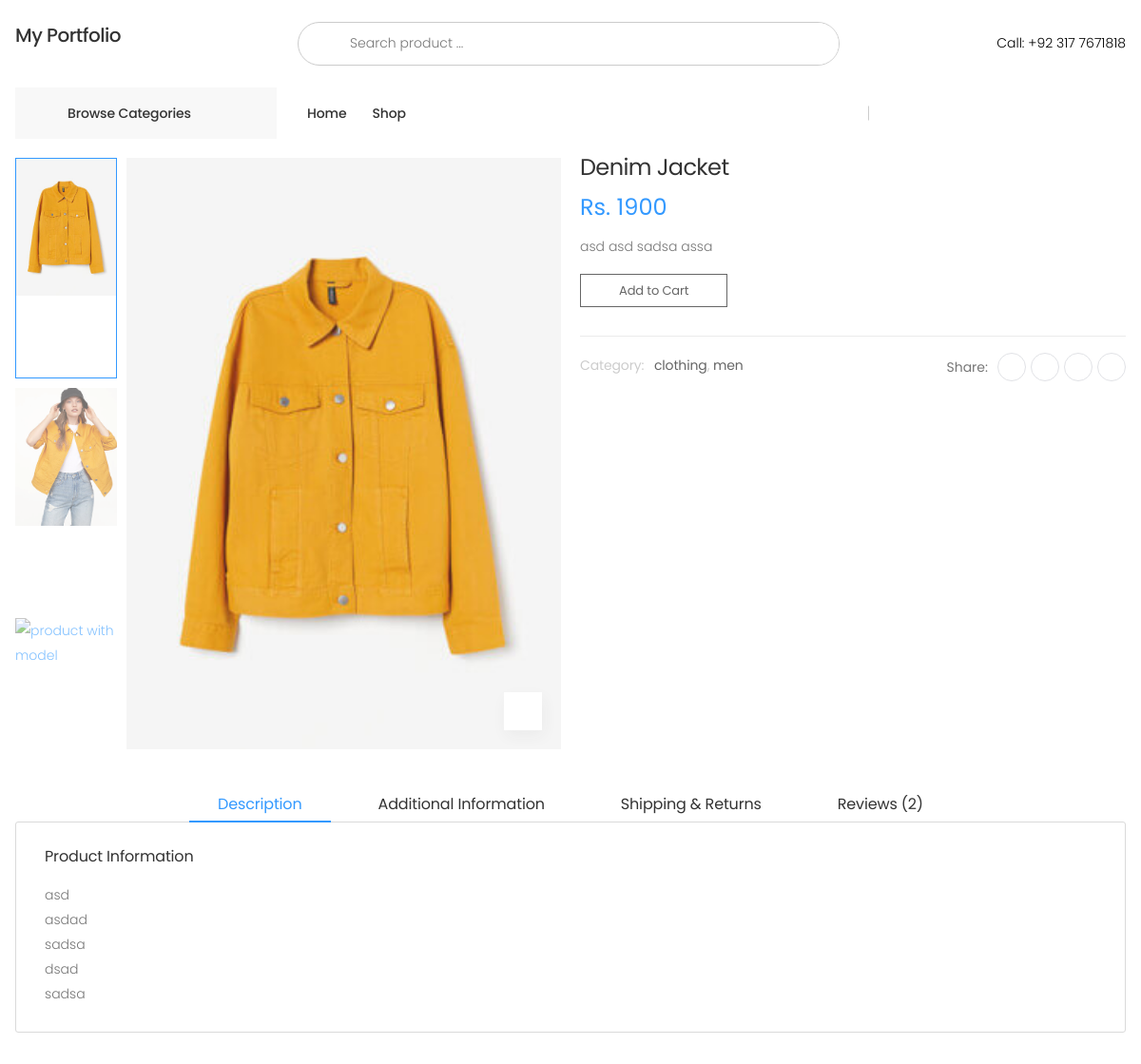
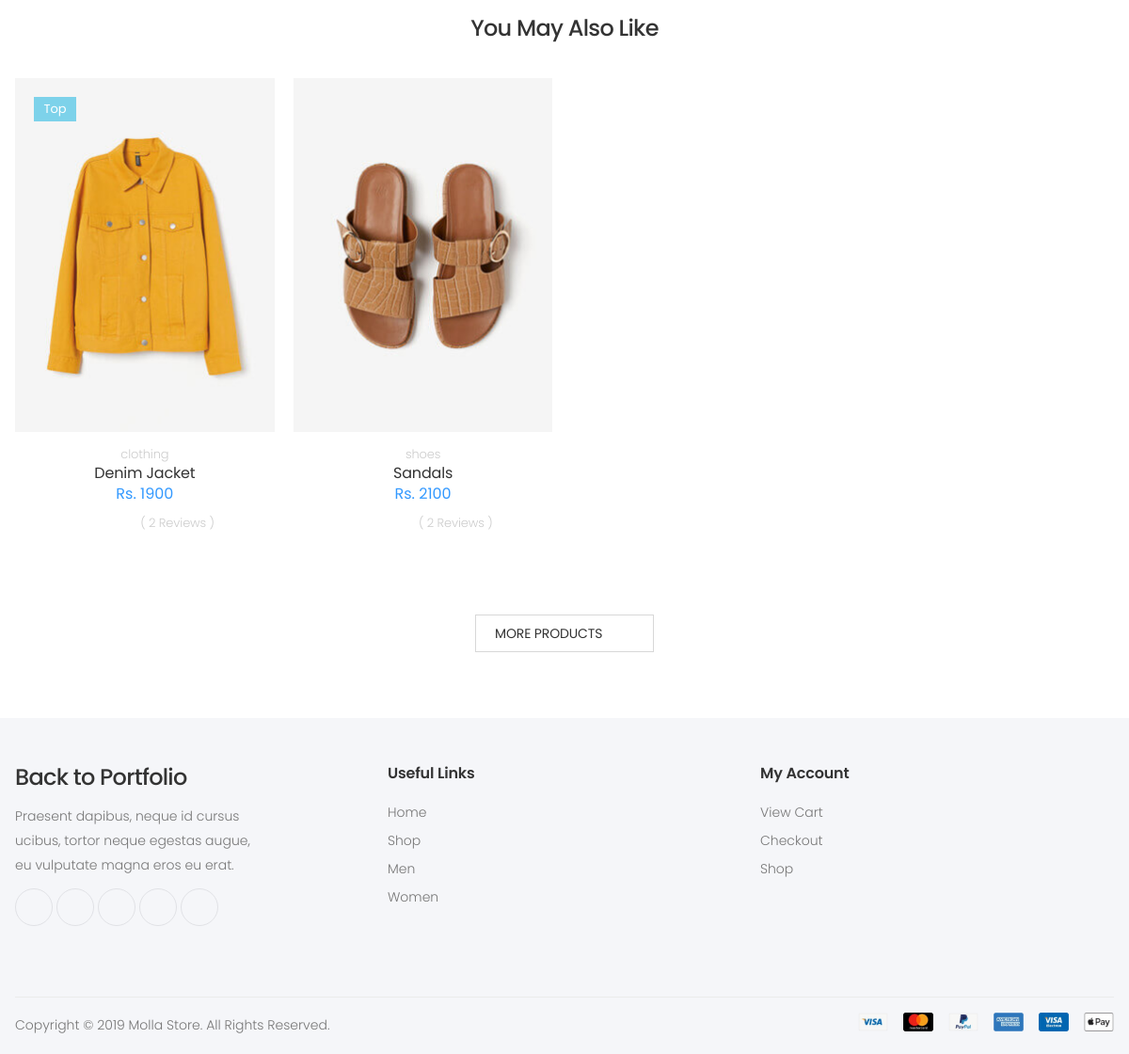
Screenshot of /product/Denim Jacket with the database file from the repository (2 pictures, top to bottom).
### home/models.py (models this page shows, shortened)
class Product(models.Model):
    name = models.CharField(max_length=500)
    label = models.CharField(max_length=8, choices=Label_Choices, default='null')
    shortdescription = models.TextField(max_length=5000, blank=True)
    longdescription = models.TextField(max_length=5000, blank=True)
    category = models.CharField(max_length=20, choices=Category_Choices, default='shirts')
    subcategory = models.CharField(max_length=50, choices=SubCategory_Choices, default='men')
    price = models.IntegerField(default=0)
    imagefront = models.ImageField(upload_to="product/", blank=True)
    imageback = models.ImageField(upload_to="product/", blank=True)
    imageother1 = models.ImageField(upload_to="product/", blank=True)
    imageother2 = models.ImageField(upload_to="product/", blank=True)
    published_date = models.DateTimeField(auto_now_add=True)

### home/views.py (the view)
# urls.py: path('product/<str:pname>', views.productview, name="Productview"),
def productview(request, pname):
    products = Product.objects.all()
    productbyname = Product.objects.get(name = pname)
    params = {'product': productbyname, 'allproduct': products}
    return render(request, 'home/productview.html', params)

### home/templates/home/productview.html (shortened to what this page needs)
{% extends 'home/layout.html' %}
{% load static %}
{% block content %}
<div class="page-wrapper mt-2">
    <main class="main">
        <div class="page-content">
            <div class="container">
                <div class="product-details-top">
                    <div class="row">
                        <div class="col-md-6">
                            <div class="product-gallery product-gallery-vertical">
                                <div class="row">
                                    <figure class="product-main-image">
                                        <img id="product-zoom" src="/static/images/{{product.imagefront}}"
                                            data-zoom-image="/static/images/{{product.imagefront}}" alt="product image">
                                        <a href="#" id="btn-product-gallery" class="btn-product-gallery">
                                            <i class="icon-arrows"></i>
                                        </a>
                                    </figure>
                                    <div id="product-zoom-gallery" class="product-image-gallery">
                                        <a class="product-gallery-item active" href="#"
                                            data-image="/static/images/{{product.imagefront}}"
                                            data-zoom-image="/static/images/{{product.imagefront}}">
                                            <img src="/static/images/{{product.imagefront}}" alt="product side">
                                        </a>
                                        <a class="product-gallery-item" href="#"
                                            data-image="/static/images/{{product.imageback}}"
                                            data-zoom-image="/static/images/{{product.imageback}}">
                                            <img src="/static/images/{{product.imageback}}" alt="product cross">
                                        </a>
                                        <a class="product-gallery-item" href="#"
                                            data-image="/static/images/{{product.imageother1}}"
                                            data-zoom-image="/static/images/{{product.imageother1}}">
                                            <img src="/static/images/{{product.imageother1}}" alt="product with model">
                                        </a>
                                    </div>
                                </div>
                            </div>
                        </div>
                        <div class="col-md-6">
                            <div class="product-details">
                                <h1 class="product-title">{{product.name}}</h1>
                                <div class="product-price">
                                    Rs. {{product.price}}
                                </div>
                                <div class="product-content">
                                    <p> {{product.shortdescription}} </p>
                                </div>
                                <div class="product-details-action">
                                    <div>
                                        <a data-product="{{product.id}}" data-action="add" type="button"
                                            data-bs-toggle="offcanvas" data-bs-target="#offcart"
                                            aria-controls="offcanvasWithBothOptions" class="btn-product update-cart"
                                            style="border:1px solid ; padding:10px 40px;"><span>Add to Cart</span></a>
                                    </div>
                                </div>
                                <div class="product-details-footer">
                                    <div class="product-cat">
                                        <span>Category:</span>
                                        <a href="#">{{product.category}}</a>,
                                        <a href="#">{{product.subcategory}}</a>
                                    </div>
                                    <div class="social-icons social-icons-sm">
                                        <span class="social-label">Share:</span>
                                        <a href="#" class="social-icon" title="Facebook" target="_blank"><i
                                                class="icon-facebook-f"></i></a>
                                        <a href="#" class="social-icon" title="Twitter" target="_blank"><i
                                                class="icon-twitter"></i></a>
                                        <a href="#" class="social-icon" title="Instagram" target="_blank"><i
                                                class="icon-instagram"></i></a>
                                        <a href="#" class="social-icon" title="Pinterest" target="_blank"><i
                                                class="icon-pinterest"></i></a>
                                    </div>
                                </div>
                            </div>
                        </div>
                    </div>
                </div>
                <div class="product-details-tab">
                    <ul class="nav nav-pills justify-content-center" role="tablist">
                        <li class="nav-item">
                            <a class="nav-link active" id="product-desc-link" data-toggle="tab" href="#product-desc-tab"
                                role="tab" aria-controls="product-desc-tab" aria-selected="true">Description</a>
                        </li>
                        <li class="nav-item">
                            <a class="nav-link" id="product-info-link" data-toggle="tab" href="#product-info-tab"
                                role="tab" aria-controls="product-info-tab" aria-selected="false">Additional
                                information</a>
                        </li>
                        <li class="nav-item">
                            <a class="nav-link" id="product-shipping-link" data-toggle="tab"
                                href="#product-shipping-tab" role="tab" aria-controls="product-shipping-tab"
                                aria-selected="false">Shipping & Returns</a>
                        </li>
                        <li class="nav-item">
                            <a class="nav-link" id="product-review-link" data-toggle="tab" href="#product-review-tab"
                                role="tab" aria-controls="product-review-tab" aria-selected="false">Reviews (2)</a>
                        </li>
                    </ul>
                    <div class="tab-content">
                        <div class="tab-pane fade show active" id="product-desc-tab" role="tabpanel"
                            aria-labelledby="product-desc-link">
                            <div class="product-desc-content">
                                <h3>Product Information</h3>
                                <p>{{product.longdescription|safe|linebreaks}}</p>
                            </div>
                        </div>
                    </div>
                </div>
                <h2 class="title text-center mb-4">You May Also Like</h2>
                <div class="owl-carousel owl-simple carousel-equal-height carousel-with-shadow" data-toggle="owl"
                    data-owl-options='{
                            "nav": false,
                            "dots": true,
                            "margin": 20,
                            "loop": false,
                            "responsive": {
                                "0": {
                                    "items":1
                                },
                                "480": {
                                    "items":2
                                },
                                "768": {
                                    "items":3
                                },
                                "992": {
                                    "items":4
                                },
                                "1200": {
                                    "items":4,
                                    "nav": true,
                                    "dots": false
                                }
                            }
                        }'>
                    {% for i in allproduct %}
                    {% if i.subcategory == product.subcategory %}
                    <div class="product product-7 text-center">
                        <figure class="product-media">
                            {% if i.label == 'new' %}
                            <span class="product-label label-new">New</span>
                            {% elif i.label == 'top' %}
                            <span class="product-label label-top">Top</span>
                            {% elif i.label == 'off' %}
                            <span class="product-label label-sale">30% off</span>
                            {% endif %}
                            <a href="{% url 'Productview' i.name %}">
                                <img src="/static/images/{{i.imagefront}}" alt="Product image" class="product-image">
                            </a>
                        </figure>
                        <div class="product-body">
                            <div class="product-cat">
                                <a href="#">{{i.category}}</a>
                            </div>
                            <h3 class="product-title"><a href="product.html">{{i.name}}</a>
                            </h3>
                            <div class="product-price">
                                Rs. {{i.price}}
                            </div>
                            <div class="ratings-container">
                                <div class="ratings">
                                    <div class="ratings-val" style="width: 60%;"></div>
                                </div>
                                <span class="ratings-text">( 2 Reviews )</span>
                            </div>
                        </div>
                    </div>
                    {% endif %}
                    {% endfor %}
                </div>
            </div>
            <div class="load-more-container text-center">
                <a href="{% url 'AllProducts' %}" class="btn btn-outline-darker btn-load-more">More Products <i
                        class="icon-refresh"></i></a>
            </div>
        </div>
    </main>
</div>
{% endblock %}

### static/css/skins/skin-demo-4.css (style rules this page uses)
a { color: #3399ff; }
.btn-outline-darker { color: #333333; background-color: transparent; background-image: none; border-color: #d7d7d7; box-shadow: none; }
.nav.nav-pills .nav-item.show .nav-link, .nav.nav-pills .nav-item .nav-link.active { color: #3399ff; border-bottom-color: #3399ff; }
.product-price { color: #3399ff; }
.btn-product { color: #3399ff; }
.product-gallery-item:before { border-color: #3399ff; }

### static/css/demos/demo-4.css (style rules this page uses)
.nav.nav-pills .nav-link { font-size: 1.4rem; }
.nav.nav-pills .nav-item + .nav-item { margin-left: .5rem; }
.product-cat { color: #ccc; }
.product-body { overflow: hidden; }
.ratings-container { margin-bottom: 1.5rem; }

### rows the page displays
Product: imagefront (picture), imageback (picture), name "Denim Jacket", price "1900", shortdescription "asd asd sadsa assa", category "clothing", subcategory "men", longdescription "asd asdad sadsa dsad sadsa", label "Top"
Product: imagefront (picture), category "shoes", name "Sandals", price "2100"
